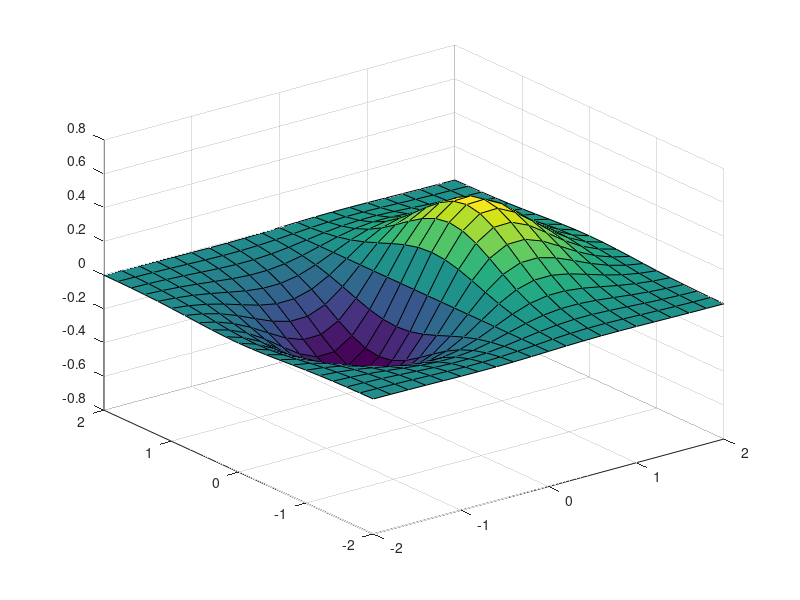
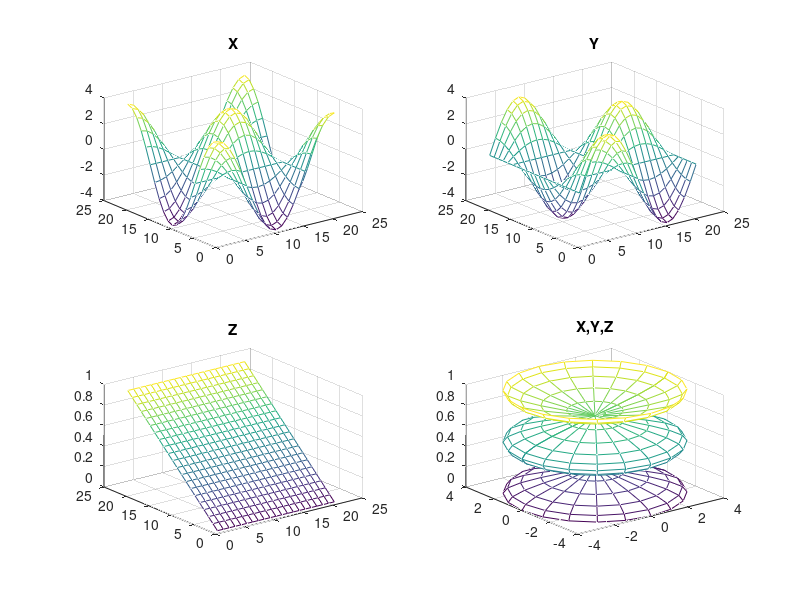

The MATLAB script that drew these images, in order:
[X,Y] = meshgrid(-2:.2:2);
Z = X .* exp(-X.^2 - Y.^2);

surf(X,Y,Z);
print('3dPlot','-dpng')


t = 0:pi/10:2*pi;
[X,Y,Z] = cylinder(4*cos(t));
subplot(2,2,1); mesh(X); title('X');
subplot(2,2,2); mesh(Y); title('Y');
subplot(2,2,3); mesh(Z); title('Z');
subplot(2,2,4); mesh(X,Y,Z); title('X,Y,Z');

print('3dPlot2','-dpng')
